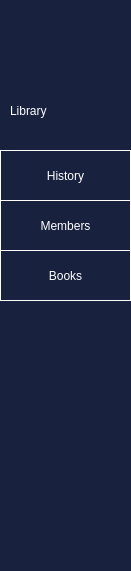
   <widget class="QFrame" name="frame_3">
    <property name="geometry">
     <rect>
      <x>0</x>
      <y>0</y>
      <width>131</width>
      <height>571</height>
     </rect>
    </property>
    <property name="autoFillBackground">
     <bool>false</bool>
    </property>
    <property name="styleSheet">
     <string notr="true">background-color: rgb(24, 33, 62);
border-style: solid;
border-width: 0px;
border-radius: 0px;

</string>
    </property>
    <property name="frameShape">
     <enum>QFrame::StyledPanel</enum>
    </property>
    <property name="frameShadow">
     <enum>QFrame::Raised</enum>
    </property>
    <widget class="QPushButton" name="logout_button_15">
     <property name="enabled">
      <bool>true</bool>
     </property>
     <property name="geometry">
      <rect>
       <x>0</x>
       <y>0</y>
       <width>131</width>
       <height>91</height>
      </rect>
     </property>
     <property name="styleSheet">
      <string notr="true">background-color: rgb(24, 33, 62);




</string>
     </property>
     <property name="text">
      <string/>
     </property>
     <property name="icon">
      <iconset>
       <normaloff>Icons/customer-service.png</normaloff>Icons/customer-service.png</iconset>
     </property>
     <property name="iconSize">
      <size>
       <width>75</width>
       <height>75</height>
      </size>
     </property>
    </widget>
    <widget class="QLabel" name="label_23">
     <property name="geometry">
      <rect>
       <x>10</x>
       <y>90</y>
       <width>121</width>
       <height>41</height>
      </rect>
     </property>
     <property name="styleSheet">
      <string notr="true">font: 63 italic 22pt &quot;URW Bookman&quot;;
background-color: rgb(24, 33, 62);
color: white;
</string>
     </property>
     <property name="text">
      <string>Library</string>
     </property>
    </widget>
    <widget class="QPushButton" name="logout_button_16">
     <property name="geometry">
      <rect>
       <x>0</x>
       <y>200</y>
       <width>131</width>
       <height>51</height>
      </rect>
     </property>
     <property name="styleSheet">
      <string notr="true">QPushButton {
transition: all .5s ease;
color:white;
	font: 75 12pt &quot;aakar&quot;;
border-style: solid;
border-width: 0px;
border-radius: 0px;
border:1px solid white;
text-transform: uppercase;

line-height: 1;
background-color: rgb(24, 33, 62);
padding: 10px;
outline: none;  
    
}
QPushButton:hover {
    color:rgb(24, 33, 62);
    background-color: white;;
}




</string>
     </property>
     <property name="text">
      <string>Members</string>
     </property>
     <property name="icon">
      <iconset>
       <normaloff>Icons/man.png</normaloff>Icons/man.png</iconset>
     </property>
     <property name="iconSize">
      <size>
       <width>30</width>
       <height>30</height>
      </size>
     </property>
    </widget>
    <widget class="QPushButton" name="logout_button_17">
     <property name="geometry">
      <rect>
       <x>0</x>
       <y>150</y>
       <width>131</width>
       <height>51</height>
      </rect>
     </property>
     <property name="styleSheet">
      <string notr="true">QPushButton {
transition: all .5s ease;
background-color: rgb(237, 51, 59);
color:white;
font: 63 12pt &quot;URW Bookman&quot;;
border-style: solid;
border-width: 0px;
border-radius: 0px;
border:1px solid white;
text-transform: uppercase;
text-align: center;
line-height: 1;
background-color: rgb(24, 33, 62);
padding: 10px;
outline: none;  
    
}
QPushButton:hover {
    color:rgb(24, 33, 62);
    background-color: white;;
}




</string>
     </property>
     <property name="text">
      <string>History</string>
     </property>
     <property name="icon">
      <iconset>
       <normaloff>Icons/history-book.png</normaloff>Icons/history-book.png</iconset>
     </property>
     <property name="iconSize">
      <size>
       <width>30</width>
       <height>30</height>
      </size>
     </property>
    </widget>
    <widget class="QPushButton" name="logout_button_14">
     <property name="geometry">
      <rect>
       <x>0</x>
       <y>250</y>
       <width>131</width>
       <height>51</height>
      </rect>
     </property>
     <property name="styleSheet">
      <string notr="true">QPushButton {
transition: all .5s ease;
background-color: rgb(237, 51, 59);
color:white;
	font: 75 12pt &quot;aakar&quot;;
border-style: solid;
border-width: 0px;
border-radius: 0px;
border:1px solid white;
text-transform: uppercase;
text-align: center;
line-height: 1;
background-color: rgb(24, 33, 62);
padding: 10px;
outline: none;  
    
}
QPushButton:hover {
    color:rgb(24, 33, 62);
    background-color: white;;
}




</string>
     </property>
     <property name="text">
      <string>Books</string>
     </property>
     <property name="icon">
      <iconset>
       <normaloff>Icons/book.png</normaloff>Icons/book.png</iconset>
     </property>
     <property name="iconSize">
      <size>
       <width>30</width>
       <height>30</height>
      </size>
     </property>
    </widget>
   </widget>
